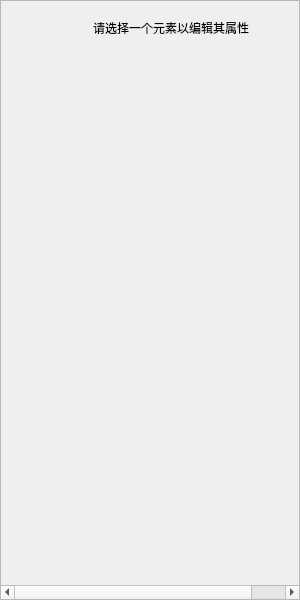
<?xml version="1.0" encoding="UTF-8"?>
<ui version="4.0">
    <class>PropertiesPanel</class>
    <widget class="QDockWidget" name="PropertiesPanel">
        <property name="geometry">
            <rect>
                <x>0</x>
                <y>0</y>
                <width>300</width>
                <height>600</height>
            </rect>
        </property>
        <property name="minimumSize">
            <size>
                <width>250</width>
                <height>200</height>
            </size>
        </property>
        <property name="windowTitle">
            <string>属性</string>
        </property>
        <widget class="QWidget" name="dockWidgetContents">
            <layout class="QVBoxLayout" name="verticalLayout">
                <property name="leftMargin">
                    <number>0</number>
                </property>
                <property name="topMargin">
                    <number>0</number>
                </property>
                <property name="rightMargin">
                    <number>0</number>
                </property>
                <property name="bottomMargin">
                    <number>0</number>
                </property>
                <item>
                    <widget class="QScrollArea" name="scrollArea">
                        <property name="widgetResizable">
                            <bool>true</bool>
                        </property>
                        <widget class="QWidget" name="scrollAreaWidgetContents">
                            <property name="geometry">
                                <rect>
                                    <x>0</x>
                                    <y>0</y>
                                    <width>298</width>
                                    <height>578</height>
                                </rect>
                            </property>
                            <layout class="QVBoxLayout" name="verticalLayout_2">
                                <item>
                                    <widget class="QStackedWidget" name="editorStack">
                                        <property name="currentIndex">
                                            <number>0</number>
                                        </property>
                                        <widget class="QWidget" name="emptyPage">
                                            <layout class="QVBoxLayout" name="verticalLayout_3">
                                                <item>
                                                    <widget class="QLabel" name="label">
                                                        <property name="text">
                                                            <string>请选择一个元素以编辑其属性</string>
                                                        </property>
                                                        <property name="alignment">
                                                            <set>Qt::AlignCenter</set>
                                                        </property>
                                                    </widget>
                                                </item>
                                                <item>
                                                    <spacer name="verticalSpacer">
                                                        <property name="orientation">
                                                            <enum>Qt::Vertical</enum>
                                                        </property>
                                                        <property name="sizeHint" stdset="0">
                                                            <size>
                                                                <width>20</width>
                                                                <height>40</height>
                                                            </size>
                                                        </property>
                                                    </spacer>
                                                </item>
                                            </layout>
                                        </widget>
                                        <widget class="QWidget" name="commonPage">
                                            <layout class="QVBoxLayout" name="verticalLayout_4">
                                                <item>
                                                    <widget class="QGroupBox" name="commonGroup">
                                                        <property name="title">
                                                            <string>通用属性</string>
                                                        </property>
                                                        <layout class="QFormLayout" name="formLayout">
                                                            <item row="0" column="0">
                                                                <widget class="QLabel" name="label_2">
                                                                    <property name="text">
                                                                        <string>名称:</string>
                                                                    </property>
                                                                </widget>
                                                            </item>
                                                            <item row="0" column="1">
                                                                <widget class="QLineEdit" name="nameEdit"/>
                                                            </item>
                                                            <item row="1" column="0">
                                                                <widget class="QLabel" name="label_3">
                                                                    <property name="text">
                                                                        <string>位置 (X,Y):</string>
                                                                    </property>
                                                                </widget>
                                                            </item>
                                                            <item row="1" column="1">
                                                                <layout class="QHBoxLayout" name="horizontalLayout">
                                                                    <item>
                                                                        <widget class="QDoubleSpinBox" name="xPosSpinBox">
                                                                            <property name="suffix">
                                                                                <string> mm</string>
                                                                            </property>
                                                                            <property name="maximum">
                                                                                <double>10000.000000000000000</double>
                                                                            </property>
                                                                        </widget>
                                                                    </item>
                                                                    <item>
                                                                        <widget class="QDoubleSpinBox" name="yPosSpinBox">
                                                                            <property name="suffix">
                                                                                <string> mm</string>
                                                                            </property>
                                                                            <property name="maximum">
                                                                                <double>10000.000000000000000</double>
                                                                            </property>
                                                                        </widget>
                                                                    </item>
                                                                </layout>
                                                            </item>
                                                            <item row="2" column="0">
                                                                <widget class="QLabel" name="label_4">
                                                                    <property name="text">
                                                                        <string>大小 (宽,高):</string>
                                                                    </property>
                                                                </widget>
                                                            </item>
                                                            <item row="2" column="1">
                                                                <layout class="QHBoxLayout" name="horizontalLayout_2">
                                                                    <item>
                                                                        <widget class="QDoubleSpinBox" name="widthSpinBox">
                                                                            <property name="suffix">
                                                                                <string> mm</string>
                                                                            </property>
                                                                            <property name="minimum">
                                                                                <double>1.000000000000000</double>
                                                                            </property>
                                                                            <property name="maximum">
                                                                                <double>10000.000000000000000</double>
                                                                            </property>
                                                                        </widget>
                                                                    </item>
                                                                    <item>
                                                                        <widget class="QDoubleSpinBox" name="heightSpinBox">
                                                                            <property name="suffix">
                                                                                <string> mm</string>
                                                                            </property>
                                                                            <property name="minimum">
                                                                                <double>1.000000000000000</double>
                                                                            </property>
                                                                            <property name="maximum">
                                                                                <double>10000.000000000000000</double>
                                                                            </property>
                                                                        </widget>
                                                                    </item>
                                                                </layout>
                                                            </item>
                                                            <item row="3" column="0">
                                                                <widget class="QLabel" name="label_5">
                                                                    <property name="text">
                                                                        <string>旋转:</string>
                                                                    </property>
                                                                </widget>
                                                            </item>
                                                            <item row="3" column="1">
                                                                <widget class="QDoubleSpinBox" name="rotationSpinBox">
                                                                    <property name="suffix">
                                                                        <string> °</string>
                                                                    </property>
                                                                    <property name="maximum">
                                                                        <double>359.990000000000009</double>
                                                                    </property>
                                                                </widget>
                                                            </item>
                                                            <item row="4" column="1">
                                                                <widget class="QCheckBox" name="lockedCheckBox">
                                                                    <property name="text">
                                                                        <string>锁定</string>
                                                                    </property>
                                                                </widget>
                                                            </item>
                                                            <item row="5" column="1">
                                                                <widget class="QCheckBox" name="visibleCheckBox">
                                                                    <property name="text">
                                                                        <string>可见</string>
                                                                    </property>
                                                                </widget>
                                                            </item>
                                                        </layout>
                                                    </widget>
                                                </item>
                                                <item>
                                                    <spacer name="verticalSpacer_2">
                                                        <property name="orientation">
                                                            <enum>Qt::Vertical</enum>
                                                        </property>
                                                        <property name="sizeHint" stdset="0">
                                                            <size>
                                                                <width>20</width>
                                                                <height>40</height>
                                                            </size>
                                                        </property>
                                                    </spacer>
                                                </item>
                                            </layout>
                                        </widget>
                                    </widget>
                                </item>
                            </layout>
                        </widget>
                    </widget>
                </item>
            </layout>
        </widget>
    </widget>
    <resources/>
    <connections/>
</ui>
